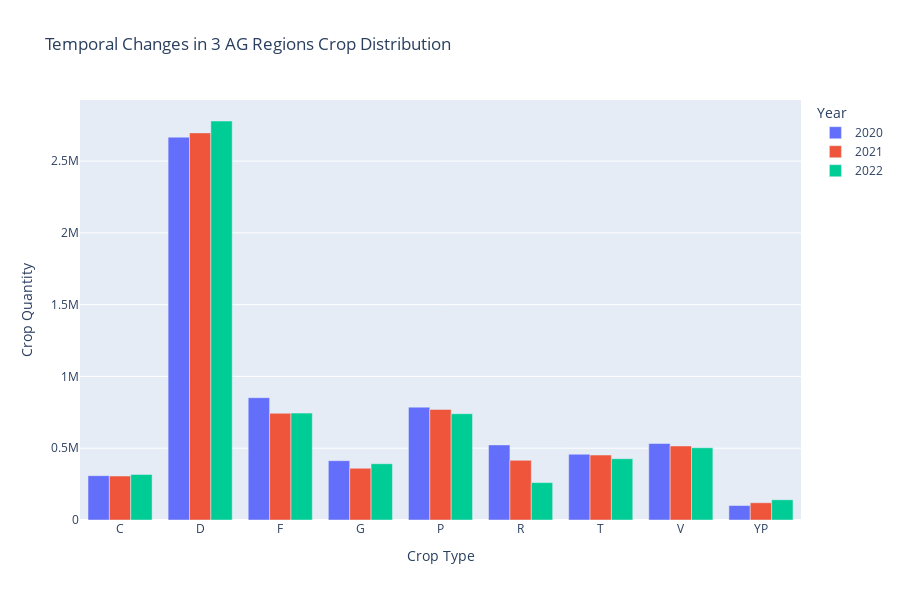

Here is the notebook cell this chart was saved with:
### Code cell
meta_df_crops_selected = meta_df_crops.loc[meta_df_crops['Region'].isin(['Tulare Lake', 'San Joaquin River', 'Sacramento River'])]
regional_sum = meta_df_crops_selected.groupby(['Crop Type','Year'])['value'].sum()
regional_sum = regional_sum.reset_index()
regional_sum_pivot = regional_sum.pivot_table(index='Year', columns=['Crop Type'], values='value',dropna=False) 

df = regional_sum_pivot.T
fig = px.bar(df, x=df.index, y=df.columns, title="Temporal Changes in 3 AG Regions Crop Distribution", labels={'index': 'Crop Type', 'value': 'Crop Quantity'}, height=600,barmode='group')
# Save the figure to an HTML file
fig.show()

### Figure 1 — Plotly figure (JSON) as saved in the notebook; plotly's stock layout.template omitted (floating-point values rounded to 4 significant figures)
{"data": [{"alignmentgroup": "True", "hovertemplate": "Year=2020<br>Crop Type=%{x}<br>Crop Quantity=%{y}<extra></extra>", "legendgroup": "2020", "marker": {"color": "#636efa", "pattern": {"shape": ""}}, "name": "2020", "offsetgroup": "2020", "orientation": "v", "showlegend": true, "textposition": "auto", "type": "bar", "x": ["C", "D", "F", "G", "P", "R", "T", "V", "YP"], "xaxis": "x", "y": [308800.0, 2667000.0, 852000.0, 413200.0, 786000.0, 523100.0, 457800.0, 532800.0, 100700.0], "yaxis": "y"}, {"alignmentgroup": "True", "hovertemplate": "Year=2021<br>Crop Type=%{x}<br>Crop Quantity=%{y}<extra></extra>", "legendgroup": "2021", "marker": {"color": "#EF553B", "pattern": {"shape": ""}}, "name": "2021", "offsetgroup": "2021", "orientation": "v", "showlegend": true, "textposition": "auto", "type": "bar", "x": ["C", "D", "F", "G", "P", "R", "T", "V", "YP"], "xaxis": "x", "y": [306200.0, 2696000.0, 743400.0, 360300.0, 770100.0, 415600.0, 452400.0, 515500.0, 120100.0], "yaxis": "y"}, {"alignmentgroup": "True", "hovertemplate": "Year=2022<br>Crop Type=%{x}<br>Crop Quantity=%{y}<extra></extra>", "legendgroup": "2022", "marker": {"color": "#00cc96", "pattern": {"shape": ""}}, "name": "2022", "offsetgroup": "2022", "orientation": "v", "showlegend": true, "textposition": "auto", "type": "bar", "x": ["C", "D", "F", "G", "P", "R", "T", "V", "YP"], "xaxis": "x", "y": [317000.0, 2779000.0, 744400.0, 392000.0, 740100.0, 260400.0, 426900.0, 503200.0, 140800.0], "yaxis": "y"}], "layout": {"barmode": "group", "height": 600, "legend": {"title": {"text": "Year"}, "tracegroupgap": 0}, "title": {"text": "Temporal Changes in 3 AG Regions Crop Distribution"}, "xaxis": {"anchor": "y", "domain": [0, 1], "title": {"text": "Crop Type"}}, "yaxis": {"anchor": "x", "domain": [0, 1], "title": {"text": "Crop Quantity"}}}}
